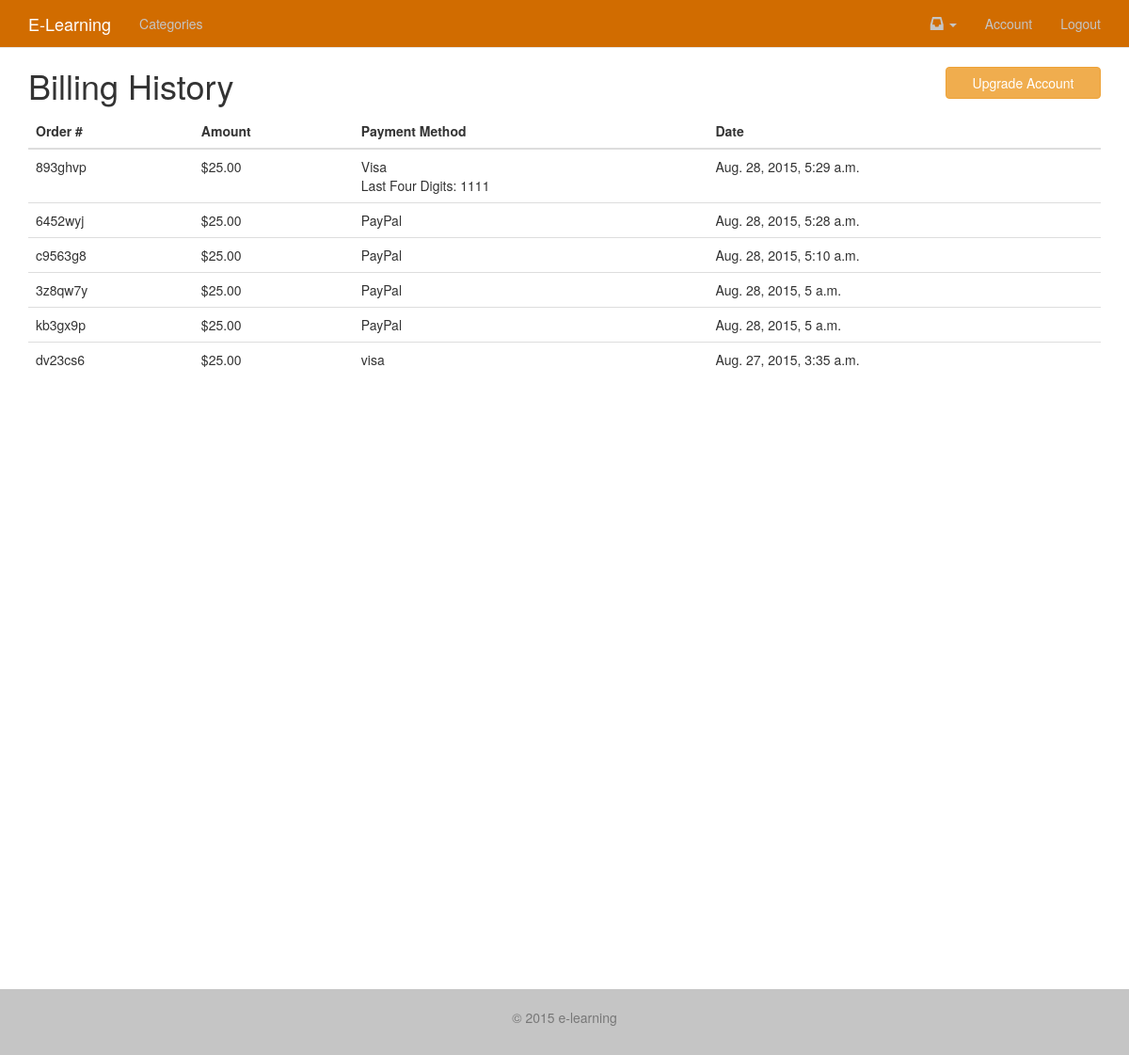
The page /billing/ (signed in) on the database its author committed.
### billing/models.py (models this page shows, shortened)
class Transaction(models.Model):
	user = models.ForeignKey(settings.AUTH_USER_MODEL)
	transaction_id = models.CharField(max_length=120) #braintree or stripe
	order_id = models.CharField(max_length=120)
	amount = models.DecimalField(max_digits=100, decimal_places=2)
	success = models.BooleanField(default=True)
	transaction_status = models.CharField(max_length=220, null=True, blank=True) #if fails
	card_type = models.CharField(max_length=120) #paypal
	last_four = models.PositiveIntegerField(null=True, blank=True)
	timestamp = models.DateTimeField(auto_now_add=True, auto_now=False)
	objects = TransactionManager()
	class Meta:
		ordering = ['-timestamp']

### billing/views.py (the view)
# urls.py: url(r'^billing/$', 'billing.views.billing_history', name='billing_history'),
@login_required
def billing_history(request):
	update_transactions(request.user)
	history = Transaction.objects.filter(user=request.user).filter(success=True)
	return render(request, "billing/history.html", {"queryset": history})

### billing/views.py (called while the page is built)
def update_transactions(user):
	bt_transactions = braintree.Transaction.search(
				braintree.TransactionSearch.customer_id == user.usermerchantid.customer_id
			)
	try:
		django_transactions = user.transaction_set.all()
	except:
		django_transactions = None
	if bt_transactions is not None and django_transactions is not None:
		if bt_transactions.maximum_size <= django_transactions.count():
			pass
		else:
			for bt_tran in bt_transactions.items:
				new_tran, created = get_or_create_model_transaction(user, bt_tran)

### templates/billing/history.html
{% extends "base.html" %}
{% block content %}
<div class='row'>
	<div class='col-sm-10'>
	<h1>Billing History</h1>
	</div>
	<div class='col-sm-2'>
	{% if  request.user.is_member %}
	<br/>
	<a class='btn btn-warning btn-block' href='{% url "account_upgrade" %}'>Upgrade Account</a>
	{% endif %}
	</div>
</div>
<div class='row'>
<div class='col-sm-12'>
<table class='table'>
<thead>
<th>Order #</th>
<th>Amount</th>
<th>Payment Method</th>
<th>Date</th>
</thead>
{% for object in queryset %}
<tr>
<td>{{ object.order_id }}</td>
<td>${{ object.amount }}</td>
<td>{{ object.card_type }}{% if object.last_four %}<br/>Last Four Digits: {{ object.last_four }}{% endif %}</td>
<td>{{ object.timestamp }}</td>
</tr>
{% endfor %}
</table>
</div>
</div>
{% endblock %}

### rows shown on the page
Transaction: order_id "893ghvp", amount "25.00", card_type "Visa", last_four "1111", timestamp "Aug. 28, 2015, 5:29 a.m."
Transaction: order_id "6452wyj", amount "25.00", card_type "PayPal", timestamp "Aug. 28, 2015, 5:28 a.m."
Transaction: order_id "c9563g8", amount "25.00", card_type "PayPal", timestamp "Aug. 28, 2015, 5:10 a.m."
Transaction: order_id "3z8qw7y", amount "25.00", card_type "PayPal", timestamp "Aug. 28, 2015, 5 a.m."
Transaction: order_id "kb3gx9p", amount "25.00", card_type "PayPal", timestamp "Aug. 28, 2015, 5 a.m."
Transaction: order_id "dv23cs6", amount "25.00", card_type "visa", timestamp "Aug. 27, 2015, 3:35 a.m."
